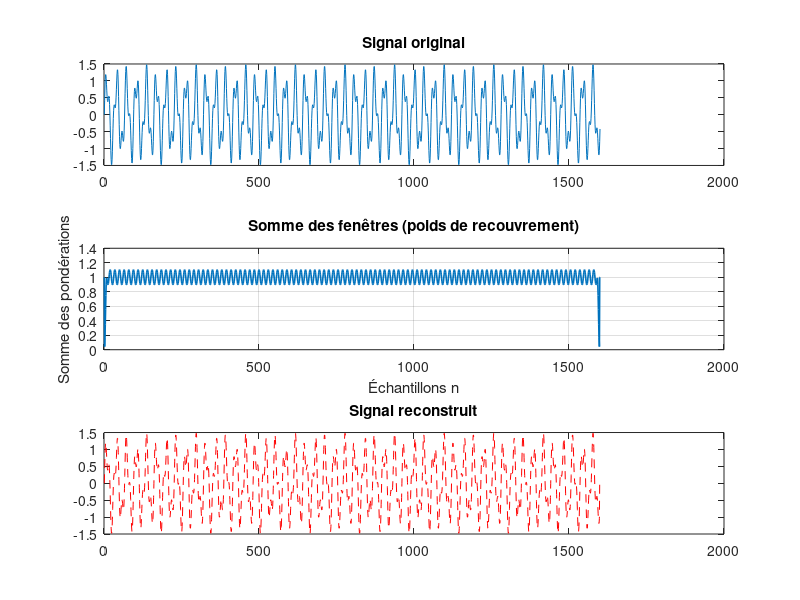
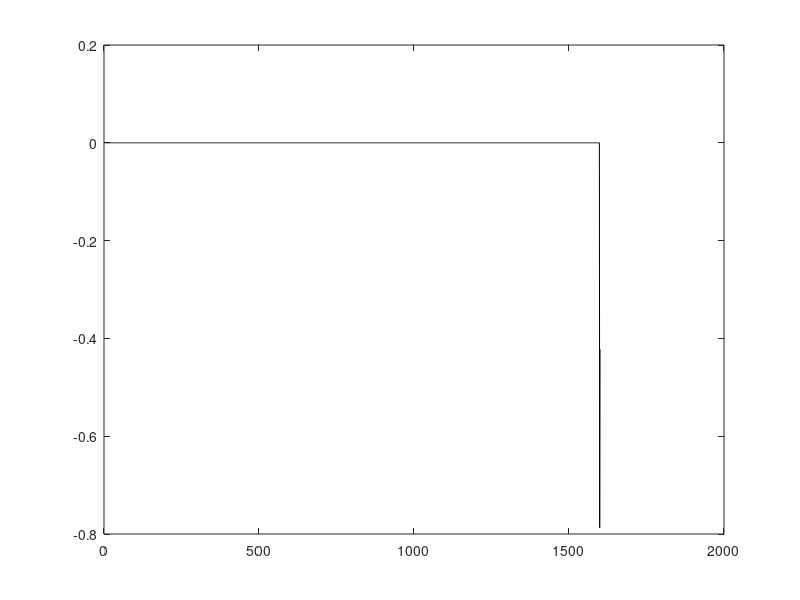

Write the MATLAB code that produced these figures, in order. (Note: this script raises an error after producing the figures.)
%% --- PRELIMINAIRE 4 : Addition - Recouvrement (Overlap-Add) ---
clear; close all; clc;

%% 1. Création d'un signal synthétique
fs = 1600;                    % fréquence d'échantillonnage
t = (0:1/fs:1-1/fs)';         % vecteur temps
x = sin(2*pi*50*t) + 0.5*sin(2*pi*120*t); %signal synthétique multi-fréquence


%% 2. Paramètres de tramage
L = 15;           % longueur de trame
R = L/2;            % pas de trame (50% de recouvrement)
w = hann(L, 'periodic');  % fenêtre de Hann

%% 3. Découpage du signal en trames fenêtrées
N = length(x);
M = floor((N - L)/R) + 1;   % nombre de trames
frames = zeros(L, M);

for m = 1:M
    start_idx = (m-1)*R + 1;
    frames(:,m) = x(start_idx:start_idx+L-1) .* w;
end

%% 4. Reconstruction par addition-recouvrement
x_recon = zeros(N,1);
weight  = zeros(N,1);

for m = 1:M
    start_idx = (m-1)*R + 1;
    x_recon(start_idx:start_idx+L-1) = x_recon(start_idx:start_idx+L-1) + frames(:,m);
    weight(start_idx:start_idx+L-1)  = weight(start_idx:start_idx+L-1) + w;
end

% éviter division par zéro
weight(weight==0) = 1;
x_recon = x_recon ./ weight;

%% 5. Vérification de la reconstruction
erreur = x - x_recon;
EQM = mean(erreur.^2);

fprintf('Erreur quadratique moyenne : %.2e\n', EQM);
fprintf('Amplitude maximale de l''erreur : %.2e\n', max(abs(erreur)));


%% 6. Affichages
figure;
subplot(3,1,1);
plot(x); title('Signal original');

subplot(3,1,2);
plot (weight, 'LineWidth', 1.2);
title('Somme des fenêtres (poids de recouvrement)');
xlabel('Échantillons n'); ylabel('Somme des pondérations');
grid on;

subplot(3,1,3);
plot(x_recon, '--r'); title('Signal reconstruit');

figure;
plot(erreur, 'k'); hold on;
yline(0, 'r--');
xlim([L, N-L]); % zoom sur la zone centrale
title('Erreur de reconstruction (zone centrale)');
grid on;

